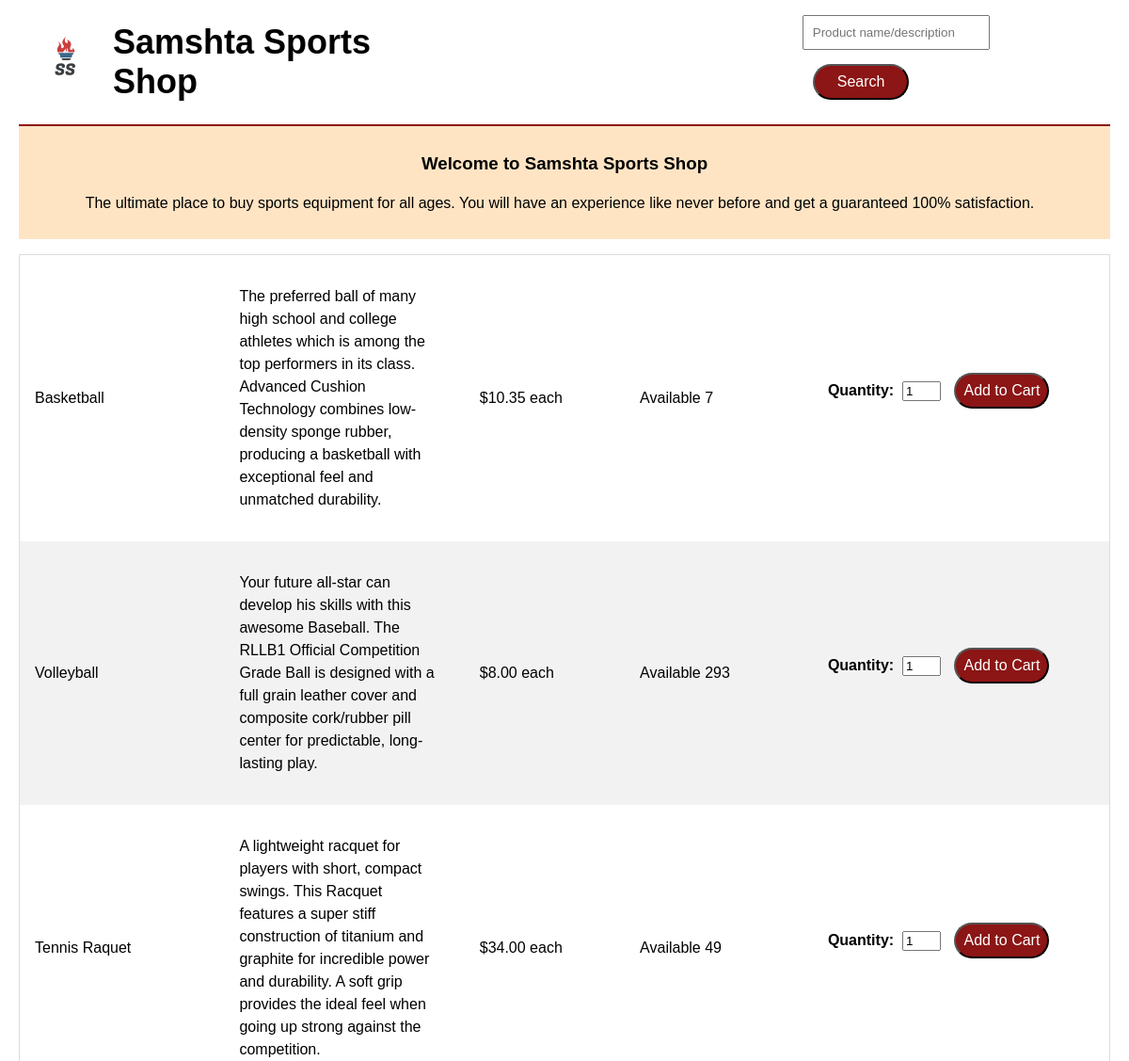
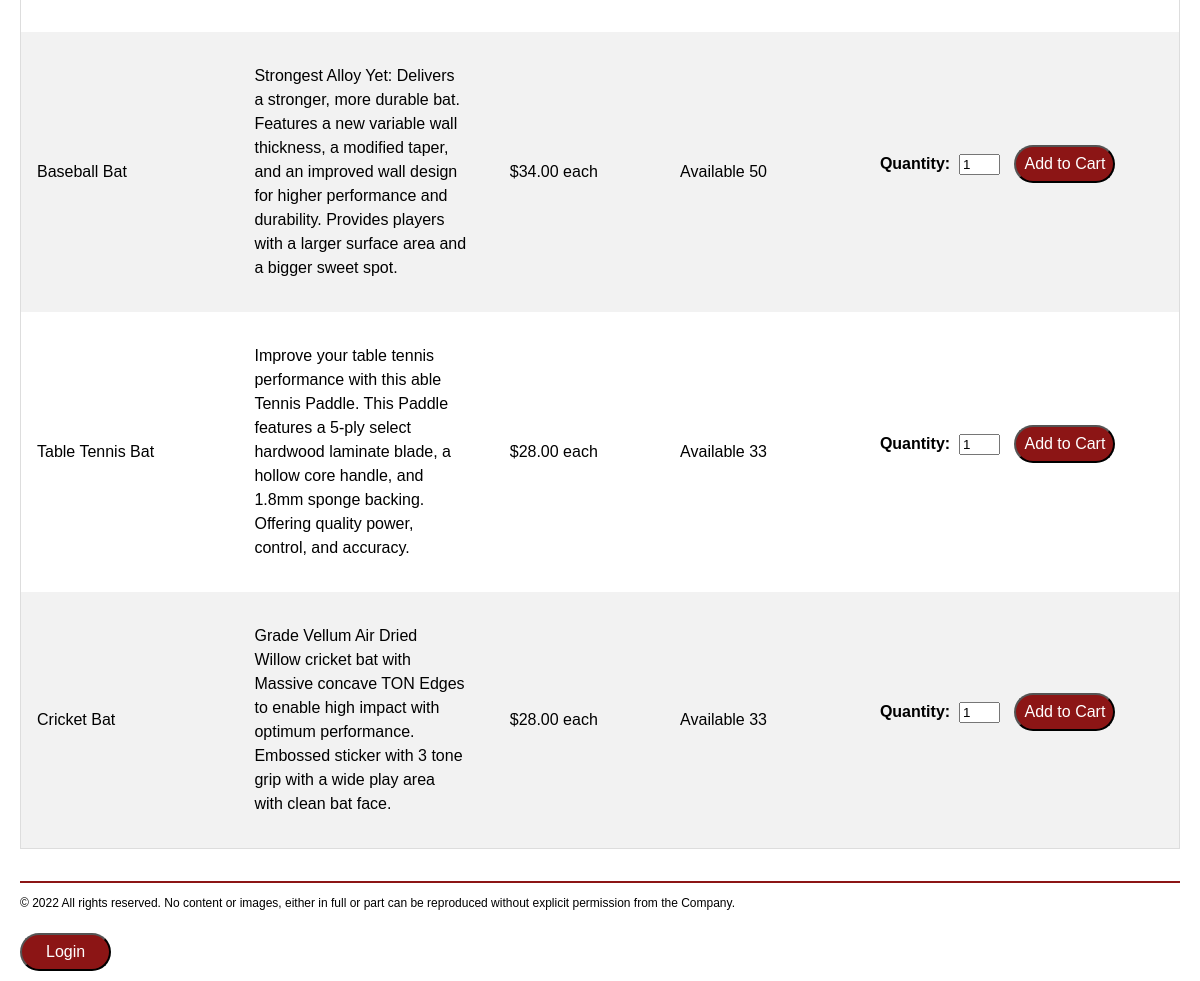
The page / on the database its author committed (2 pictures, top to bottom).
### tables this page shows
CREATE TABLE IF NOT EXISTS `Products` (
  `Id` int(11) NOT NULL AUTO_INCREMENT,
  `Name` varchar(50) NOT NULL,
  `Description` varchar(255) NOT NULL,
  `Price` decimal(10,2) NOT NULL,
  `Quantity` int(10) NOT NULL,
  `isDeleted` tinyint(1) NOT NULL,
  PRIMARY KEY (`Id`)
);

### index.php (the view, shortened to what this page needs)
<?php
require_once('database.php');
$queryAllProducts = 'SELECT * FROM products where isDeleted = 0 order by ID';
$statement = $db->prepare($queryAllProducts);
$statement->execute();
$products = $statement->fetchAll();
?>
<?php include 'header.php'; ?>
<main>
    <div class="welcomeBlock">
        <h3>Welcome to Samshta Sports Shop</h3>
        <p>The ultimate place to buy sports equipment for all ages. You will have an experience like never before and get a guaranteed 100% satisfaction.</p>
    </div>
    <table>
        <?php foreach ($products as $product) : ?>
            <tr>
                <td width="30px">
                    <p><?php echo $product['Name']; ?></p>
                </td>
                <td width="30px">
                    <p><?php echo $product['Description']; ?></p>
                </td>
                <td width="30px">
                    <p>$<?php echo $product['Price']; ?> each</p>
                </td>
                <td width="30px">
                    <?php if ($product['Quantity'] == 0) {
                                        echo 'Out of Stock';
                                    } else {?>
                                        <p>Available
                                        <?php echo $product['Quantity']; ?>
                </td>
                <td width="30px">
                    <form action="cart_view.php" method="POST" id="add_to_cart_form">
                        <b>Quantity:</b>&nbsp;
                        <input type="text" name="quantity" value="1" size="2" required />
                        <input type="submit" value="Add to Cart" class="addtocartButton" />
                    </form>
                <?php
                                    } ?>
                </td>
            </tr>
        <?php endforeach; ?>
    </table>
</main>
<?php include 'footer.php'; ?>

### CSS/style.css (style rules this page uses)
h3 { font-family: sans-serif; }
p { font-size: 16px; line-height: 1.5rem; margin-right: 10px; }
body { max-width: 1160px; margin: 0 auto; font-family: sans-serif; }
.welcomeBlock { text-align: center; padding-top: 10px; padding-bottom: 10px; background-color: bisque; }
table { margin-top: 1rem; border-collapse: collapse; border-spacing: 0; width: 100%; border: 1px solid #ddd; padding: 16px; }
th, td { text-align: left; padding: 16px; }
tr:nth-child(even) { background-color: #f2f2f2; }
.addtocartButton { font-size: 1rem; font-weight: normal; background-color: #8c1515; color: #fff; padding: 8px 8px; border-radius: 20px; margin-left: 10px; margin-top: 10px; margin-right: 25px; margin-bottom: 10px; }

### rows shown on the page
products: Name "Basketball", Description "The preferred ball of many high school and college athletes which is among the top performers in its class. Advanced Cushion Technology combines low-density sponge rubber, producing a basketball with exceptional feel and unmatched durability.", Price "10.35", Quantity "7"
products: Name "Volleyball", Description "Your future all-star can develop his skills with this awesome Baseball. The RLLB1 Official Competition Grade Ball is designed with a full grain leather cover and composite cork/rubber pill center for predictable, long-lasting play.", Price "8.00", Quantity "293"
products: Name "Tennis Raquet", Description "A lightweight racquet for players with short, compact swings. This Racquet features a super stiff construction of titanium and graphite for incredible power and durability. A soft grip provides the ideal feel when going up strong against the competition.", Price "34.00", Quantity "49"
products: Name "Baseball Bat", Description "Strongest Alloy Yet: Delivers a stronger, more durable bat. Features a new variable wall thickness, a modified taper, and an improved wall design for higher performance and durability. Provides players with a larger surface area and a bigger sweet spot.", Price "34.00", Quantity "50"
products: Name "Table Tennis Bat", Description "Improve your table tennis performance with this able Tennis Paddle. This Paddle features a 5-ply select hardwood laminate blade, a hollow core handle, and 1.8mm sponge backing. Offering quality power, control, and accuracy.", Price "28.00", Quantity "33"
products: Name "Cricket Bat", Description "Grade Vellum Air Dried Willow cricket bat with Massive concave TON Edges to enable high impact with optimum performance. Embossed sticker with 3 tone grip with a wide play area with clean bat face.", Price "28.00", Quantity "33"
